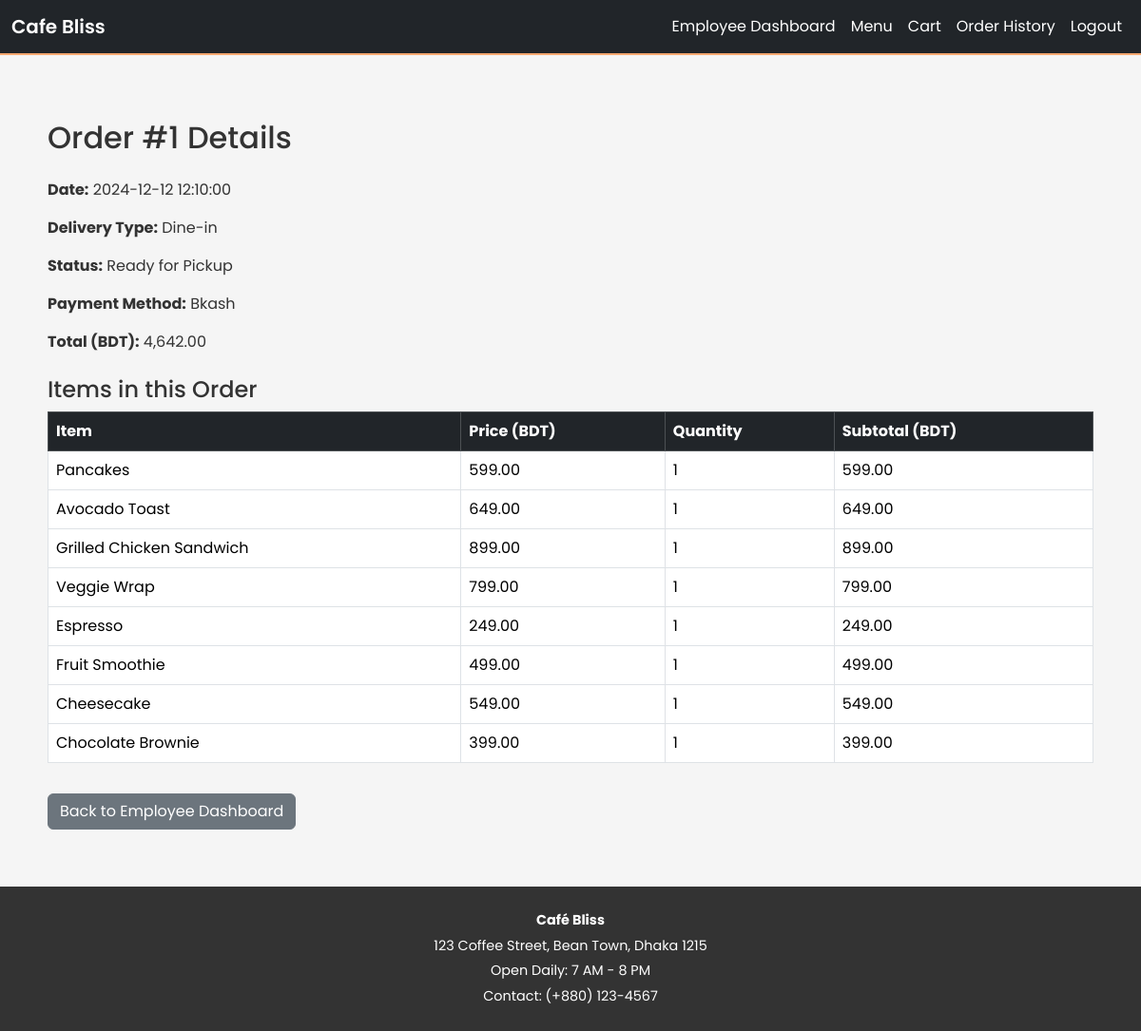
The page /order_details.php?order_id=1 (signed in) on the database its author committed.
### tables this page shows
CREATE TABLE `orders` (
  `order_id` int(11) NOT NULL,
  `user_id` int(11) UNSIGNED NOT NULL,
  `order_date` timestamp NOT NULL DEFAULT current_timestamp(),
  `delivery_type` enum('Dine-in','Pickup','Delivery') NOT NULL,
  `order_status` varchar(50) NOT NULL DEFAULT '''Pending''',
  `payment_method` enum('Cash on Delivery','Bank Transfer','Bkash') NOT NULL,
  `total_amount` decimal(10,2) NOT NULL,
  `delivery_address` varchar(255) DEFAULT NULL,
  `delivery_person` varchar(100) DEFAULT NULL,
  `modified_by` int(11) DEFAULT NULL
);

CREATE TABLE `order_items` (
  `order_item_id` int(11) NOT NULL,
  `order_id` int(11) NOT NULL,
  `item_id` int(11) NOT NULL,
  `quantity` int(11) NOT NULL,
  `price` decimal(10,2) NOT NULL
);

CREATE TABLE `menu_items` (
  `item_id` int(11) NOT NULL,
  `category_id` int(11) NOT NULL,
  `item_name` varchar(100) NOT NULL,
  `description` text NOT NULL,
  `price` decimal(10,2) NOT NULL,
  `availability_status` tinyint(1) NOT NULL DEFAULT 1,
  `stock_quantity` int(11) NOT NULL DEFAULT 0,
  `created_at` timestamp NOT NULL DEFAULT current_timestamp(),
  `image_path` varchar(255) NOT NULL
);

### html/order_details.php (the view, shortened to what this page needs)
<?php
$order_id = (int)$_GET['order_id'];
require '../php/db_connect.php';
$stmt = $conn->prepare("SELECT order_id, user_id, order_date, delivery_type, order_status, payment_method, total_amount, delivery_address
FROM orders WHERE order_id = ?");
$stmt->bind_param("i", $order_id);
$stmt->execute();
$order_result = $stmt->get_result();
$order = $order_result->fetch_assoc();
$stmt = $conn->prepare("SELECT oi.item_id, oi.quantity, oi.price, m.item_name
FROM order_items oi
JOIN menu_items m ON oi.item_id = m.item_id
WHERE oi.order_id = ?");
$stmt->bind_param("i", $order_id);
$stmt->execute();
$items_result = $stmt->get_result();
$order_items = [];
while ($row = $items_result->fetch_assoc()) {
    $order_items[] = $row;
}
?>
<!DOCTYPE html>
<html lang="en">
<head>
    <link rel="stylesheet" href="../bootstrap-5.3.3-dist/css/bootstrap.min.css">
    <link rel="stylesheet" href="../css/global.css">
</head>
<body>
    <?php include 'navbar.php'; ?>
    <div class="container mt-5">
        <h2 class="mb-4">Order #<?php echo $order_id; ?> Details</h2>
        <p><strong>Date:</strong> <?php echo htmlspecialchars($order['order_date']); ?></p>
        <p><strong>Delivery Type:</strong> <?php echo htmlspecialchars($order['delivery_type']); ?></p>
        <p><strong>Status:</strong> <?php echo htmlspecialchars($order['order_status']); ?></p>
        <p><strong>Payment Method:</strong> <?php echo htmlspecialchars($order['payment_method']); ?></p>
        <p><strong>Total (BDT):</strong> <?php echo number_format($order['total_amount'], 2); ?></p>
        <h4 class="mt-4">Items in this Order</h4>
        <table class="table table-bordered">
            <thead class="table-dark">
                <tr>
                    <th>Item</th>
                    <th>Price (BDT)</th>
                    <th>Quantity</th>
                    <th>Subtotal (BDT)</th>
                </tr>
            </thead>
            <tbody>
                <?php foreach ($order_items as $i): ?>
                    <tr>
                        <td><?php echo htmlspecialchars($i['item_name']); ?></td>
                        <td><?php echo htmlspecialchars($i['price']); ?></td>
                        <td><?php echo $i['quantity']; ?></td>
                        <td><?php echo number_format($i['price'] * $i['quantity'], 2); ?></td>
                    </tr>
                <?php endforeach; ?>
            </tbody>
        </table>
        <a href="employee_dashboard.php" class="btn btn-secondary mt-3">Back to Employee Dashboard</a>
    </div>
    <div class="footer">
        <p><strong>Café Bliss</strong></p>
        <p>123 Coffee Street, Bean Town, Dhaka 1215</p>
        <p>Open Daily: 7 AM - 8 PM</p>
        <p>Contact: (+880) 123-4567</p>
    </div>
</body>
</html>

### css/global.css (style rules this page uses)
:root { --primary-color: #F9A870; --primary-hover: #f38b5d; --bg-color: #F5F5F5; --text-color: #333; --border-radius: 8px; --transition-speed: 0.3s; --box-shadow: 0 2px 8px rgba(0,0,0,0.1); }
body { font-family: 'Poppins', sans-serif; background-color: var(--bg-color); color: var(--text-color); margin: 0; padding: 0; }
.container { padding: 20px; }
h1, h2, h3, h4, h5 { color: var(--text-color); font-weight: 500; }
.footer { background-color: var(--text-color); color: #fff; padding: 20px; text-align: center; font-size: 0.9em; margin-top: 40px; }
.footer p { margin: 5px 0; }
.fade-in { opacity: 0; animation: fadeInAnim var(--transition-speed) forwards; }

### rows shown on the page
orders: order_date "2024-12-12 12:10:00", delivery_type "Dine-in", order_status "Ready for Pickup", payment_method "Bkash", total_amount "4,642.00"
order_items: item.item_name "Pancakes", price "599.00", quantity "1", $i['price']*$i['quantity'] "599.00"
order_items: item.item_name "Avocado Toast", price "649.00", quantity "1", $i['price']*$i['quantity'] "649.00"
order_items: item.item_name "Grilled Chicken Sandwich", price "899.00", quantity "1", $i['price']*$i['quantity'] "899.00"
order_items: item.item_name "Veggie Wrap", price "799.00", quantity "1", $i['price']*$i['quantity'] "799.00"
order_items: item.item_name "Espresso", price "249.00", quantity "1", $i['price']*$i['quantity'] "249.00"
order_items: item.item_name "Fruit Smoothie", price "499.00", quantity "1", $i['price']*$i['quantity'] "499.00"
order_items: item.item_name "Cheesecake", price "549.00", quantity "1", $i['price']*$i['quantity'] "549.00"
order_items: item.item_name "Chocolate Brownie", price "399.00", quantity "1", $i['price']*$i['quantity'] "399.00"

### other values the page prints
$order_id "1"
